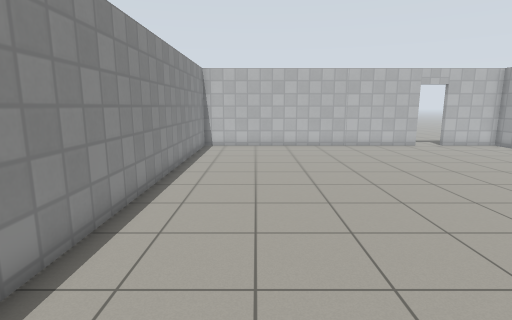
[1] (above)

16 first-person views from a walk through a robot-simulator world made for Gazebo. The camera is 1.3 m above the floor, tilts 10° down and sees 80° across. The floor is counted in squares, 0.5 m on a side. Each view is taken from the middle of a square. On the plan, view 1 faces up. The plan holds only what a view shows up to about 20 squares ahead; the rest is blank. Gazebo's built-in surfaces are drawn with simple patterns.

[2]
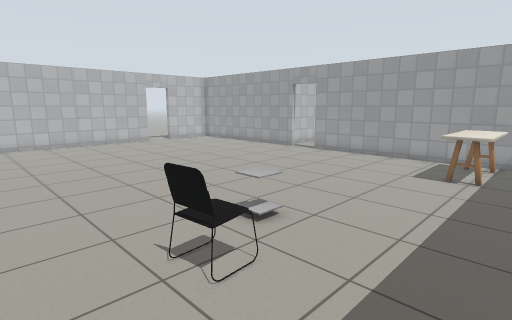

[3]
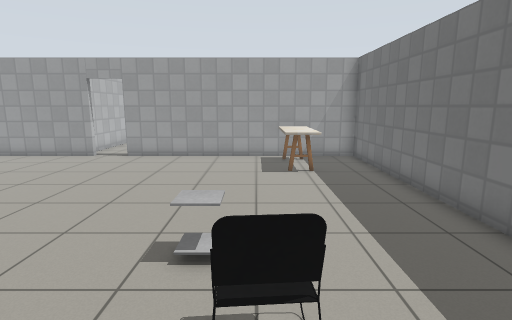

[4]
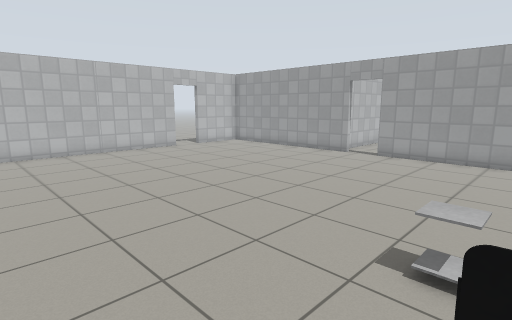

[5]
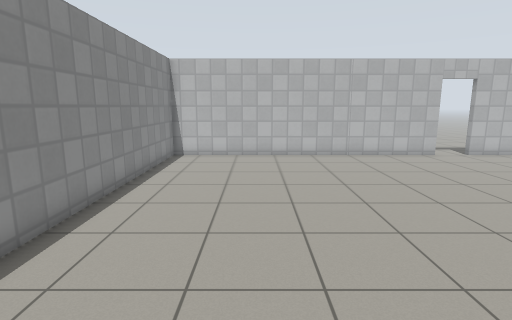

[6]
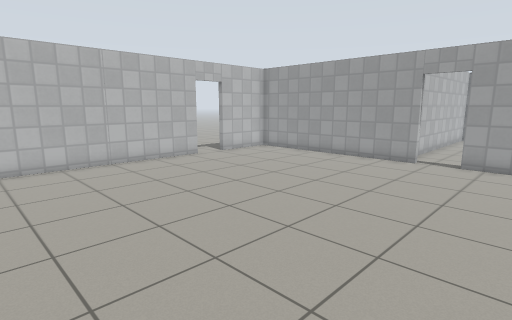

[7]
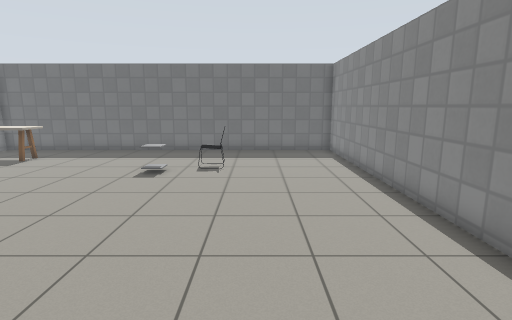

[8]
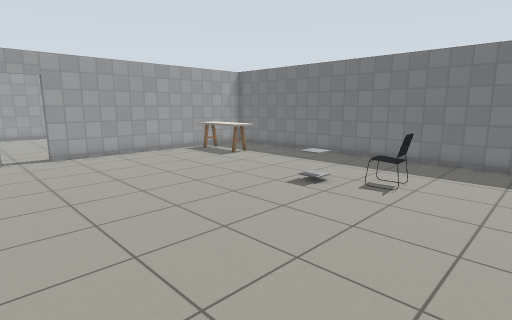

[9]
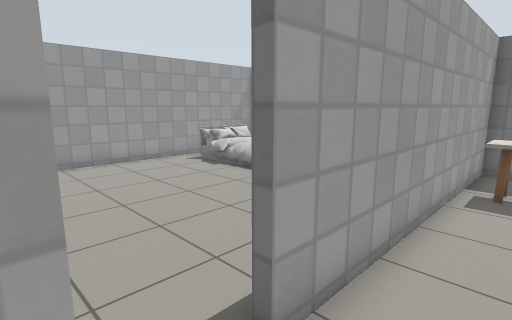

[10]
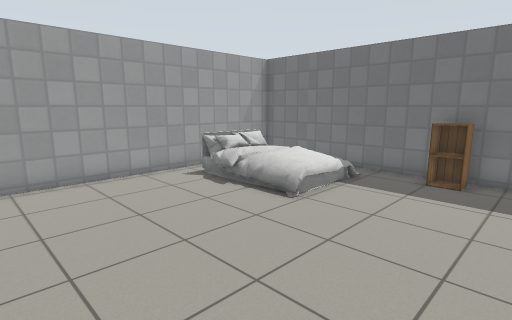

[11]
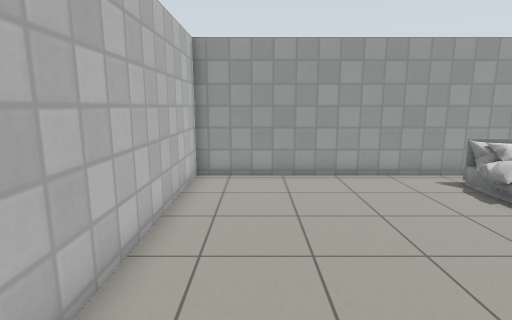

[12]
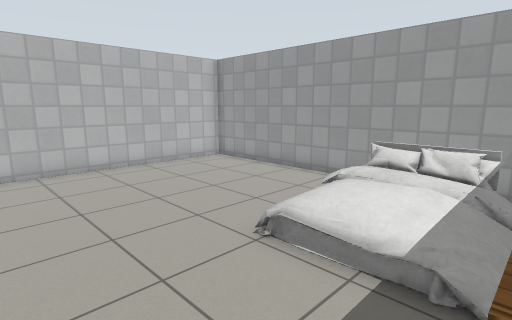

[13]
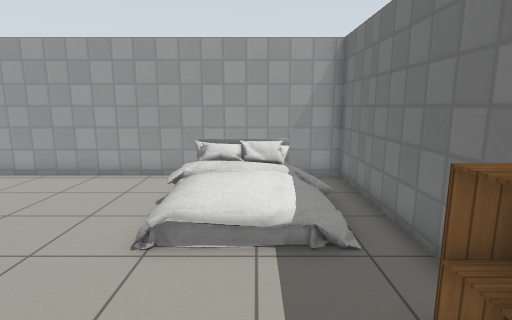

[14]
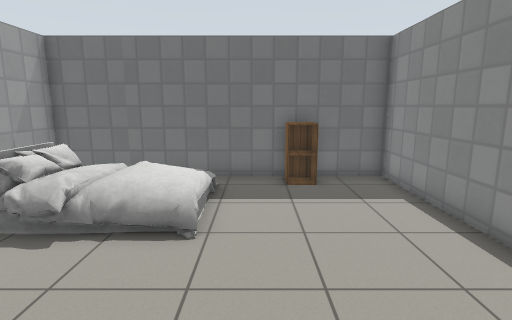

[15]
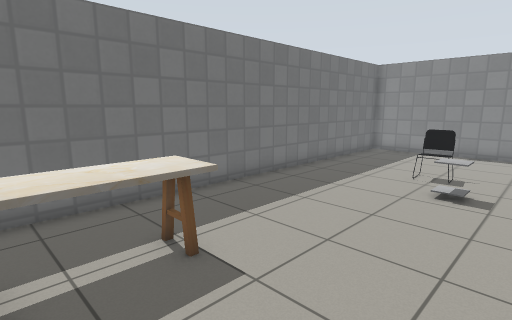

[16]
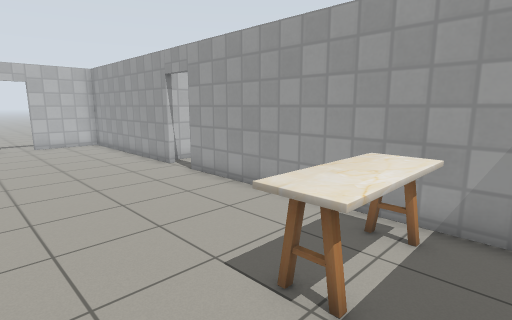

### Floor plan
Points are (right, up) in squares from view 1. A wall is a line through its corners. A room is listed if a view was taken in it or the views show most of it. See-through windows are left out.
Room 1 (views 1, 2, 3, 4, 5, 6, 7, 8, 9, 15, 16)
walls: (16, 10.6) (16, 20.3) (12.5, 20.3); (10.7, 20.3) (-3.4, 20.3) (-3.4, -3.1) (16, -3.1) (16, 8.8)
ways out: open door at (16, 9.5) to room 2; open door at (11.5, 20.5)
objects: chair (2, 1) to (3, 2); side table (5, 3); kitchen table (12, -1) to (15, 1)
Room 2 (views 10, 11, 12, 13, 14)
walls: (16.3, 2.8) (16.3, -3.1) (28.4, -3.1) (28.4, 11.3) (16.6, 11.3)
ways out: open door at (16, 9.5) to room 1
objects: cabinet (19, -2) to (20, -2); bed (22, -2) to (27, 2)

Positions as (right, up) in squares from view 1, and headings:
1: (0, 0), facing up
2: (0, -2), facing up-right
3: (0, 2), facing right
4: (0, 2), facing up-right
5: (1, 4), facing up
6: (1, 6), facing up-right
7: (1, 15), facing down
8: (-1, 12), facing down-right
9: (14, 11), facing down-right
10: (17, 9), facing down-right
11: (17, 9), facing right
12: (18, -2), facing up-right
13: (17, 0), facing right
14: (21, 8), facing down
15: (15, 5), facing down-left
16: (9, -2), facing up-right
